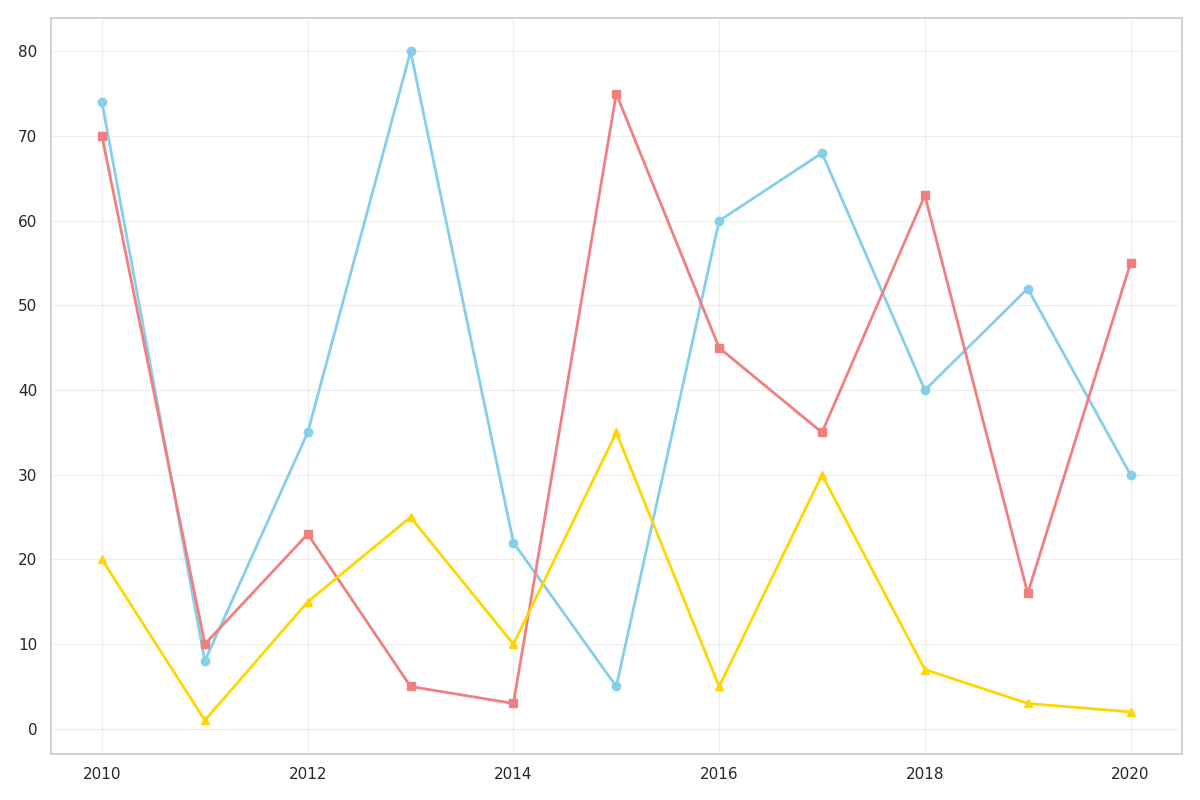

Reproduce this figure in Python.
import numpy as np
import matplotlib.pyplot as plt

years = np.arange(2010, 2021)

solar = [74, 8, 35, 80, 22, 5, 60, 68, 40, 52, 30]
wind = [70, 10, 23, 5, 3, 75, 45, 35, 63, 16, 55]
geothermal = [20, 1, 15, 25, 10, 35, 5, 30, 7, 3, 2]

plt.figure(figsize=(12, 8))

plt.plot(years, solar, marker='o', color='skyblue', linestyle='-', linewidth=2)
plt.plot(years, wind, marker='s', color='lightcoral', linestyle='-', linewidth=2)
plt.plot(years, geothermal, marker='^', color='gold', linestyle='-', linewidth=2)

plt.grid(True, alpha=0.3)
plt.tight_layout()

plt.show()
